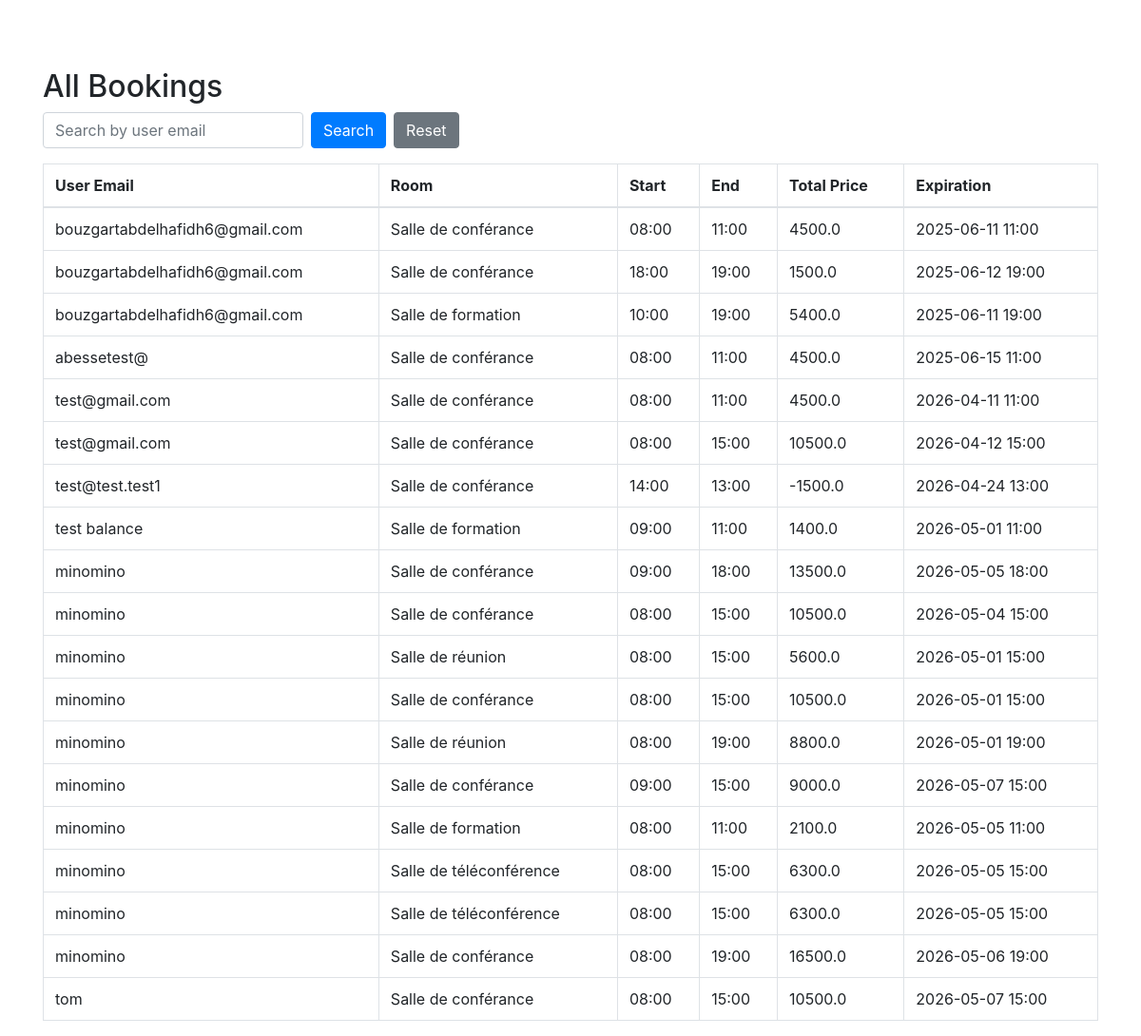
The app's page /admin/bookings with its own data.
### app/models/domain.py (models this page shows)
class Booking(Base):
    __tablename__ = 'bookings'
    id = Column(Integer, primary_key=True)
    user_id = Column(Integer, ForeignKey('users.id'), nullable=False)
    room_id = Column(Integer, ForeignKey('rooms.id'), nullable=False)
    date = Column(Date, nullable=False)
    start_time = Column(Time, nullable=False)
    slot_count = Column(Integer, nullable=False)    # nombre de slot réservé
    total_price = Column(Float, nullable=True)

class User(Base):
    __tablename__ = 'users'
    id = Column(Integer, primary_key=True)
    name = Column(String(100), nullable=False)
    email = Column(String(120), unique=True, nullable=False)
    number = Column(Integer, unique=True, nullable=False)
    password = Column(String(100), nullable=False)
    role = Column(String(20), default='Normal user')
    balance = Column(Float, default=0.0)
    bookings = relationship('Booking', backref='user')
    recharges = relationship('Recharge', backref='user')

class Room(Base):
    __tablename__ = 'rooms'
    id = Column(Integer, primary_key=True)
    name = Column(String(100), nullable=False)
    capacity = Column(Integer, nullable=False)
    slot_price = Column(Float, nullable=False)
    slot_duration = Column(Integer, nullable=False, default=60)  #ppar défault 1h
    location_id = Column(Integer, ForeignKey('locations.id'), nullable=False)
    bookings = relationship('Booking', backref='room')
    image_data = Column(LargeBinary)

### app/api/routers/admin.py (the view)
@admin_bp.get('/bookings', response_class=HTMLResponse)
def bookings_page(request: Request, search_email: Optional[str] = None):
    search_email = search_email.strip().lower() if search_email else ''
    bookings = get_all_bookings()
    if search_email:
        bookings = [b for b in bookings if b.user and b.user.email and search_email in b.user.email.lower()]
    return templates.TemplateResponse(request, 'bookings.html', {"request": request, "bookings": bookings})

### templates/bookings.html (shortened to what this page needs)
﻿<!DOCTYPE html>
<html lang="en">
<head>
    <link rel="stylesheet" href="https://stackpath.bootstrapcdn.com/bootstrap/4.5.2/css/bootstrap.min.css">
</head>
<body>
<div class="container mt-5">
    <h2>All Bookings</h2>
    <form method="get" class="form-inline mb-3">
        <input type="text" name="search_email" class="form-control mr-2" placeholder="Search by user email" value="{{ request.query_params.get('search_email', '') }}">
        <button type="submit" class="btn btn-primary">Search</button>
        <a href="{{ url_for('bookings_page') }}" class="btn btn-secondary ml-2">Reset</a>
    </form>
    <table class="table table-bordered">
        <thead>
            <tr>
                <th>User Email</th>
                <th>Room</th>
                <th>Start</th>
                <th>End</th>
                <th>Total Price</th>
                <th>Expiration</th>
            </tr>
        </thead>
        <tbody>
            {% for booking in bookings %}
            <tr>
                <td>{{ booking.user.email }}</td>
                <td>{{ booking.room.name }}</td>
                <td>{{ booking.start_time.strftime('%H:%M') }}</td>
                <td>
                    {% set total_minutes = booking.start_time.minute + booking.slot_count * booking.room.slot_duration %}
                    {% set end_hour = booking.start_time.hour + (total_minutes // 60) %}
                    {% set end_minute = total_minutes % 60 %}
                    {{ end_hour|string|zfill(2) }}:{{ end_minute|string|zfill(2) }}
                </td>
                <td>{{ booking.total_price }}</td>
                <td>
                    {{ booking.date }} {{ end_hour|string|zfill(2) }}:{{ end_minute|string|zfill(2) }}
                </td>
            </tr>
            {% endfor %}
        </tbody>
    </table>
</div>
</body>
</html>

### records on screen
Booking: user.email "bouzgartabdelhafidh6@gmail.com", room.name "Salle de conférance", start_time "08:00", end_hour "11", end_minute "00", total_price "4500.0", date "2025-06-11"
Booking: user.email "bouzgartabdelhafidh6@gmail.com", room.name "Salle de conférance", start_time "18:00", end_hour "19", end_minute "00", total_price "1500.0", date "2025-06-12"
Booking: user.email "bouzgartabdelhafidh6@gmail.com", room.name "Salle de formation", start_time "10:00", end_hour "19", end_minute "00", total_price "5400.0", date "2025-06-11"
Booking: user.email "abessetest@", room.name "Salle de conférance", start_time "08:00", end_hour "11", end_minute "00", total_price "4500.0", date "2025-06-15"
Booking: user.email "test@gmail.com", room.name "Salle de conférance", start_time "08:00", end_hour "11", end_minute "00", total_price "4500.0", date "2026-04-11"
Booking: user.email "test@gmail.com", room.name "Salle de conférance", start_time "08:00", end_hour "15", end_minute "00", total_price "10500.0", date "2026-04-12"
Booking: user.email "test@test.test1", room.name "Salle de conférance", start_time "14:00", end_hour "13", end_minute "00", total_price "-1500.0", date "2026-04-24"
Booking: user.email "test balance", room.name "Salle de formation", start_time "09:00", end_hour "11", end_minute "00", total_price "1400.0", date "2026-05-01"
Booking: user.email "minomino", room.name "Salle de conférance", start_time "09:00", end_hour "18", end_minute "00", total_price "13500.0", date "2026-05-05"
Booking: user.email "minomino", room.name "Salle de conférance", start_time "08:00", end_hour "15", end_minute "00", total_price "10500.0", date "2026-05-04"
Booking: user.email "minomino", room.name "Salle de réunion", start_time "08:00", end_hour "15", end_minute "00", total_price "5600.0", date "2026-05-01"
Booking: user.email "minomino", room.name "Salle de conférance", start_time "08:00", end_hour "15", end_minute "00", total_price "10500.0", date "2026-05-01"
Booking: user.email "minomino", room.name "Salle de réunion", start_time "08:00", end_hour "19", end_minute "00", total_price "8800.0", date "2026-05-01"
Booking: user.email "minomino", room.name "Salle de conférance", start_time "09:00", end_hour "15", end_minute "00", total_price "9000.0", date "2026-05-07"
Booking: user.email "minomino", room.name "Salle de formation", start_time "08:00", end_hour "11", end_minute "00", total_price "2100.0", date "2026-05-05"
Booking: user.email "minomino", room.name "Salle de téléconférence", start_time "08:00", end_hour "15", end_minute "00", total_price "6300.0", date "2026-05-05"
Booking: user.email "minomino", room.name "Salle de téléconférence", start_time "08:00", end_hour "15", end_minute "00", total_price "6300.0", date "2026-05-05"
Booking: user.email "minomino", room.name "Salle de conférance", start_time "08:00", end_hour "19", end_minute "00", total_price "16500.0", date "2026-05-06"
Booking: user.email "tom", room.name "Salle de conférance", start_time "08:00", end_hour "15", end_minute "00", total_price "10500.0", date "2026-05-07"
